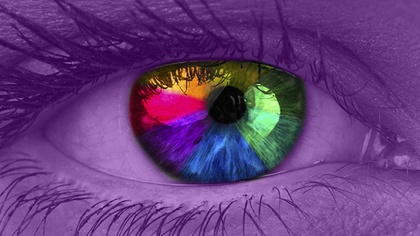
%> input picture Step 3 - KMCG/cover_image.jpg, 420 x 236 px, shrunk from 1920 x 1080 before the run
$ octave embedding.m   (GNU Octave 9; MATLAB toolbox functions it lacks are replaced by stand-ins)
%> lines starting %> are read from the running program, lines starting %| are printed output that depends on the picture
%%Embedding image inside images
%Reading the image

cov_img = imread('cover_image.jpg');
%> cov_img is the input picture: size 236x420x3 uint8; mean R, G, B 101.7, 60.2, 122.1
secret_img = imread('pirate.tif');
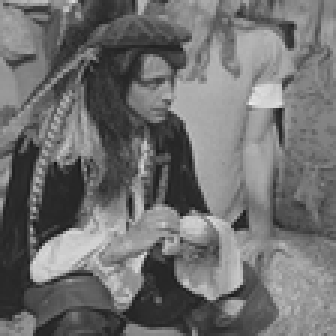
%> input picture Step 3 - KMCG/pirate.tif, 112 x 112 px, shrunk from 512 x 512 before the run (shown 3 times larger)
%> secret_img is the input picture: size 112x112 uint8; min 21, max 235, mean 111.6
size_sec = size(secret_img);
%> size_sec = [112 112]
x = size(secret_img);
%> x = [112 112]
secret1d = reshape(secret_img, 1, x(1)*x(2));
%secret1d = [secret1d 0];
imshow(cov_img);
[siz1, siz2, siz3] = size(cov_img);
%> siz1 = 236; siz2 = 420; siz3 = 3
plane = 1;
colplane = cov_img(:,:,plane);
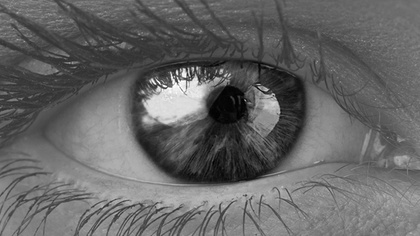
%> colplane: size 236x420 uint8; min 0, max 255, mean 101.7
newimg = [];
c1 = 1; c2 = 1;

for i = 1:length(secret1d)
    temp = de2bi(secret1d(i), 8);
    for j = 8:-1:1
        val = colplane(c1, c2);
        val = floor(double(val)/2) * 2;
        colplane(c1, c2) = bitor(val,temp(j));
        c2 = c2+1;
        if c2 > siz2
            c2 = 1;
            c1 = c1 + 1;
            if c1 > siz1
                c1 = 1;
                c2 = 1;
                newimg = cat(3, newimg, colplane);
                plane = plane + 1;
                colplane = cov_img(:,:,plane);
            end
        end
    end
end
%> this loop made 12544 passes
%> temp on passes 1 to 3: [1 1 1 1 0 0 0 1], [1 0 1 0 1 0 0 1], [1 0 0 1 1 0 0 1]
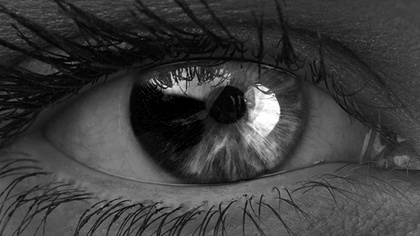
%> colplane: size 236x420 uint8; min 0, max 255, mean 60.2
%> after the loop, c1 = 3; c2 = 393; plane = 2
newimg = cat(3, newimg, colplane);
for i = plane+1:3
    newimg = cat(3, newimg, cov_img(:,:,i));
end
%> this loop made 1 pass
%> i on pass 1: 3

imwrite(newimg, 'embedded.jpg');
